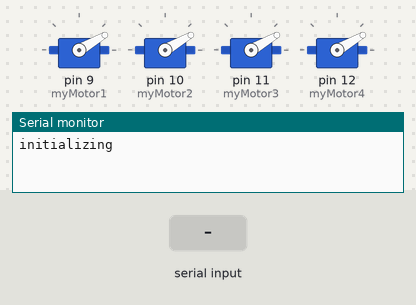
A sketch run on a simulated Arduino Uno, built with avr-gcc and run on an emulated ATmega328P. On the bench: 4 × servo, the last lines printed to the serial monitor. The test bench sets the inputs (shaded band).

Above: at 6.2 s.
6.3 s: "90,45\n" received over Serial
7.8 s: "30,150\n" received over Serial
9.3 s: "1\n" received over Serial
10.8 s: "90\n" received over Serial
At 12.0 s:
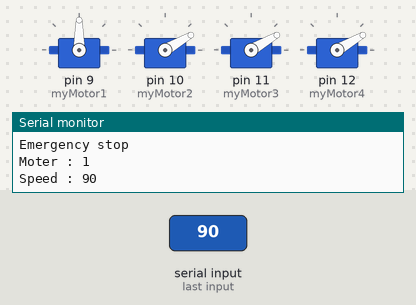
12.3 s: "5\n" received over Serial
At 13.2 s:
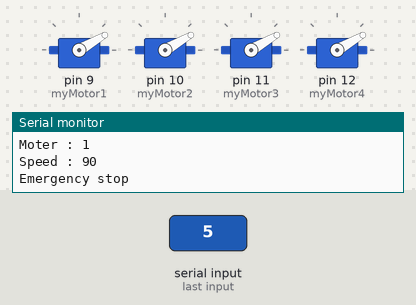
Timing chart, 0 to 14.8 s (numbered marks = the images above; inputs shaded):
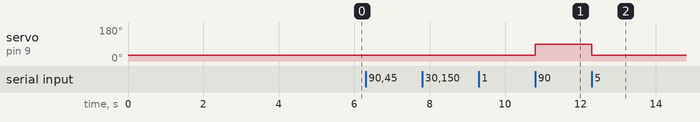

Measured:
- after the input at 10.8 s, servo on pin 9 (myMotor1): 30° → 90° at once
- after the input at 12.3 s, servo on pin 9 (myMotor1): 90° → 30° at once

The sketch:

Qude_each_Speed.ino
```cpp
/*
*  This code is in the public domain.
*  (Do whatever you want with it.)
*/

// Need the Servo library
#include <Servo.h>

// This is our motor.
Servo myMotor1;
Servo myMotor2;
Servo myMotor3;
Servo myMotor4;


// This is the final output
// written to the motor.
String incomingString;

// input MoterNumber 1~4
int moterNum;

// Set everything up
void setup()
{
  // the motor Arduino pin
  myMotor1.attach(9);
  myMotor2.attach(10);
  myMotor3.attach(11);
  myMotor4.attach(12);
  // Required for I/O from Serial monitor
  Serial.begin(9600);
  // Print a startup message
  Serial.println("initializing");
   myMotor1.write(30);
   myMotor2.write(30);
   myMotor3.write(30);
   myMotor4.write(30);

   delay(5000);

  // myMotor1.write(81);
  // myMotor2.write(88);
  //myMotor3.write(86);
  //myMotor4.write(81);

  //81 76

}


void loop()
{

  // If there is incoming value
  if(Serial.available() > 0)
  {
    // read the value
    char ch = Serial.read();

    /*
    *  If ch isn't a newline
    *  (linefeed) character,
    *  we will add the character
    *  to the incomingString
    */
    if (ch != 10){

      // Add the character to
      // the incomingString
      incomingString += ch;
    }
    // received a newline (linefeed) character
    // this means we are done making a string
    else
    {
      // Convert the string to an integer
      int val = incomingString.toInt();
      //int val = 0;
      // print the integer

      switch(val)
      {
       case 1 :
       case 2 :
       case 3 :
       case 4 :
       case 12 :
       case 13 :
       case 14 :
       case 23 :
       case 24 :
       case 34 :
       case 1234 :
           Serial.print("Moter : "); Serial.println(val);
           moterNum = val;
           break;

       default :
         if (val > 40 && val < 181 ) {
            Serial.print("Speed : "); Serial.println(val);

            switch (moterNum){
             case 1 :
                myMotor1.write(val);
                break;
             case 2 :
                myMotor2.write(val);
                break;
             case 3 :
                myMotor3.write(val);
                break;
             case 4 :
                myMotor4.write(val);
                break;
             case 12 :
                 myMotor1.write(val);
                 myMotor2.write(val);
                 break;
             case 13 :
                myMotor1.write(val);
                myMotor3.write(val);
                break;
             case 23 :
                myMotor2.write(val);
                myMotor3.write(val);
                break;
             case 34 :
                myMotor3.write(val);
                myMotor4.write(val);
                break;
             case 24 :
                myMotor2.write(val);
                myMotor4.write(val);
                break;
             case 14 :
                myMotor1.write(val);
                myMotor4.write(val);
                break;


             case 1234 :
                myMotor1.write(val);
                myMotor2.write(val);
                myMotor3.write(val);
                myMotor4.write(val);
            }
          }

          else
         {
           Serial.println("\nEmergency stop\n");

           myMotor1.write(30);
           myMotor2.write(30);
           myMotor3.write(30);
           myMotor4.write(30);
         }


      }


     //Emergency Stop


      // Reset the value of the incomingString
      incomingString = "";
    }
  }
}
```
